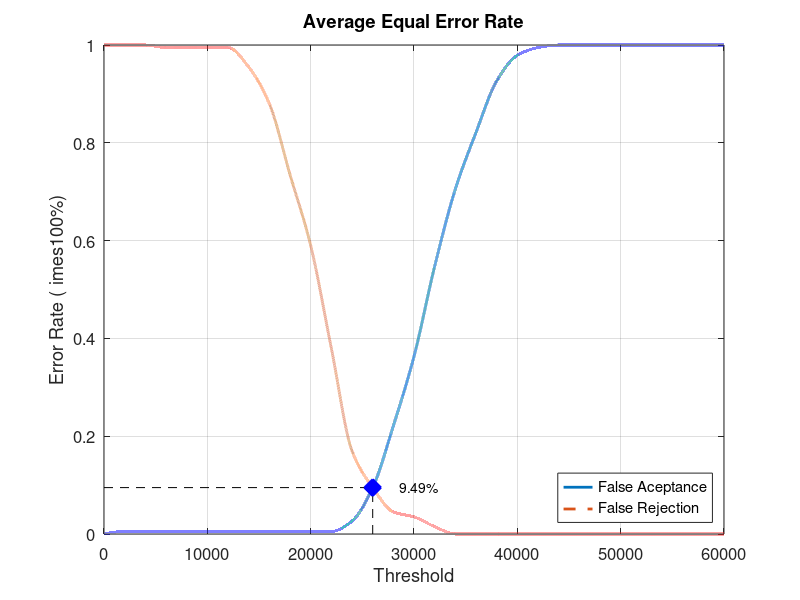
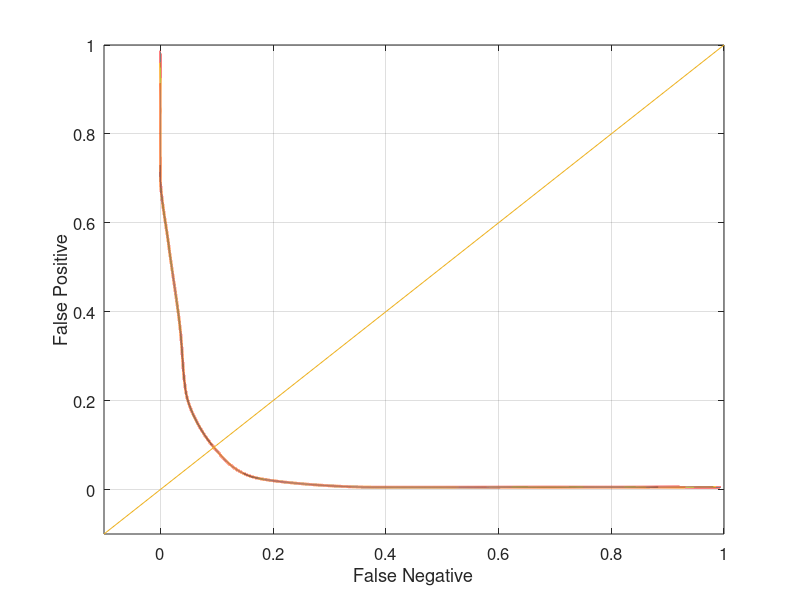

These charts were generated, in order, by the following MATLAB code:
close all;
clear;
clc;
x = 0:2000:60000;
xq = 0:0.5:60000;

y0 = [0 0.00526316 0.00526316 0.00526316 0.00526316 0.00526316 0.00526316 0.00526316 0.00526316 0.00526316 0.00526316 0.00526316 0.0263158 0.0947368 0.221053 0.363158 0.547368 0.705263 0.821053 0.926316 0.978947 0.994737 1 1 1 1 1 1 1 1 1]
yy0 = interp1(x, y0, xq, 'pchip');
y1 = [1 1 1 0.995 0.995 0.995 0.995 0.955 0.88 0.735 0.59 0.38 0.17 0.095 0.045 0.035 0.015 0 0 0 0 0 0 0 0 0 0 0 0 0 0]
yy1 = interp1(x, y1, xq, 'pchip');

% Calculating EER: 
y2 = abs(y0 - y1);
find(y2 == min(y2))
yy2 = abs(yy0 - yy1);
xEER = find(yy2 == min(yy2));
xEERIndex = xq(xEER) % X-axis EER
yEER = yy0(xEER) % Y-axis EER

main = figure
plot(xq, yy0,'-','LineWidth', 2);	hold on
plot(xq, yy1,'--','LineWidth', 2);	hold on
plot([xEERIndex xEERIndex], [0 yEER], 'k--');	hold on
plot([0 xEERIndex], [yEER yEER], 'k--');	hold on
plot(xEERIndex, yEER, 'bx', 'LineWidth', 10);	hold on
text(xEERIndex + 10 * xEERIndex / 100, yEER, [num2str(round((10000 * yEER)) / 100) '%'])
legend('False Aceptance', 'False Rejection', 'Location', 'SouthEast')
xlabel('Threshold')
ylabel('Error Rate (	imes100%)')
title('Average Equal Error Rate')
set(gca, 'FontSize', 12)
axis([0 60000 0 1])
grid on

print(main, 'Database1_1Main', '-dpng');
FNRxFPR = figure('Color', [1 1 1]);
plot(yy1, yy0, '-', yy1, yy0, 'LineWidth', 2);
hold on
y = -0.1:0.1:1
plot(y, y); 
set(gca, 'FontSize', 12)
xlabel('False Negative')
ylabel('False Positive')
axis([-0.1 1 -0.1 1])
set(gca, 'FontSize', 12)
grid on

print(FNRxFPR, 'Database1_1FNRxFPR','-dpng');
